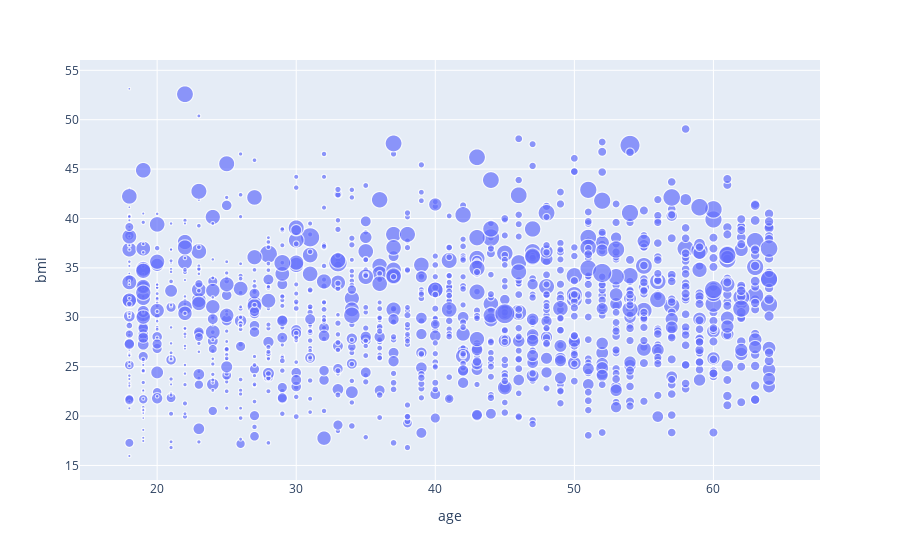

The code cell stored with this chart in its notebook:
### Markdown cell above
### Create a bubble chart: Age (x-axis), BMI (y-axis), and Charges (size of bubble).

### Code cell
import plotly.express as px
px.scatter(df,x="age",y="bmi",size="charges")

### Figure 1 — Plotly figure (JSON) as saved in the notebook; plotly's stock layout.template omitted (floating-point values rounded to 4 significant figures; data arrays with more than 128 entries replaced by an {"elided": "..."} marker saying what was removed)
{"data": [{"hovertemplate": "age=%{x}<br>bmi=%{y}<br>charges=%{marker.size}<extra></extra>", "legendgroup": "", "marker": {"color": "#636efa", "size": {"elided": "1338 float values"}, "sizemode": "area", "sizeref": 159.4, "symbol": "circle"}, "mode": "markers", "name": "", "showlegend": false, "type": "scattergl", "x": {"elided": "1338 int values"}, "xaxis": "x", "y": {"elided": "1338 float values"}, "yaxis": "y"}], "layout": {"legend": {"itemsizing": "constant", "tracegroupgap": 0}, "margin": {"t": 60}, "xaxis": {"anchor": "y", "domain": [0, 1], "title": {"text": "age"}}, "yaxis": {"anchor": "x", "domain": [0, 1], "title": {"text": "bmi"}}}}
